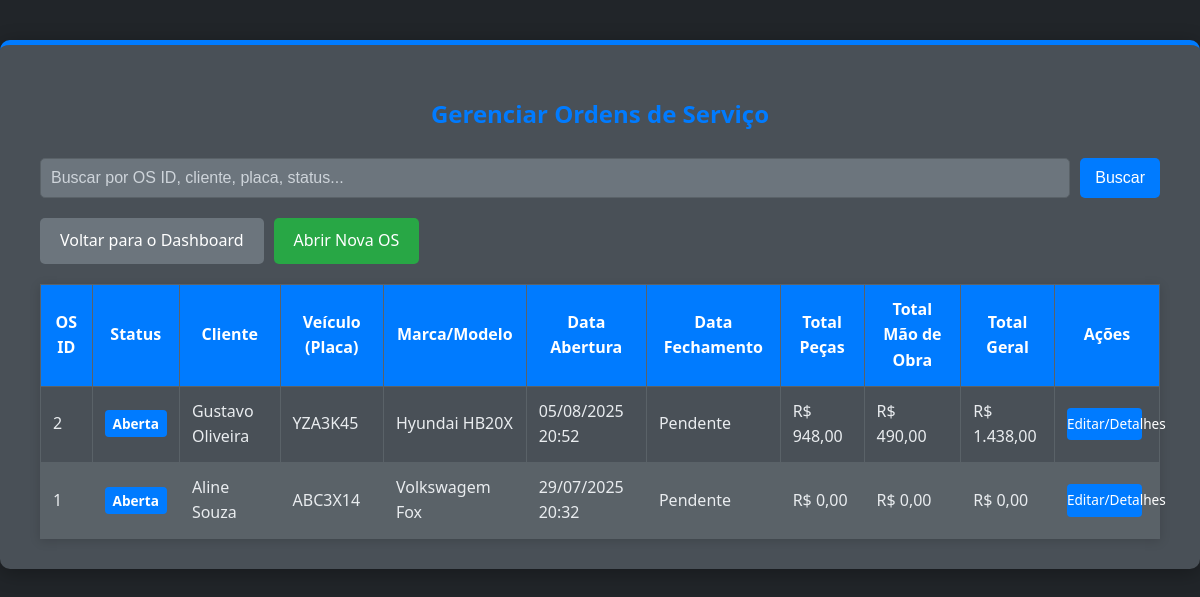
The page /os/listar_os.php (signed in) on the database its author committed.
### tables this page shows
CREATE TABLE `ordens_servico` (
  `id` int NOT NULL,
  `cliente_id` int NOT NULL,
  `data_abertura` datetime DEFAULT CURRENT_TIMESTAMP,
  `data_fechamento` datetime DEFAULT NULL,
  `problema_relatado` text,
  `diagnostico` text,
  `servicos_executados` text,
  `total_pecas` decimal(10,2) DEFAULT NULL,
  `total_mao_obra` decimal(10,2) DEFAULT NULL,
  `total_geral` decimal(10,2) DEFAULT NULL,
  `status` enum('aberta','em_andamento','aguardando_peca','concluida','cancelada') DEFAULT 'aberta',
  `veiculo_id` varchar(45) NOT NULL
);

CREATE TABLE `clientes` (
  `id` int NOT NULL,
  `nome` varchar(100) NOT NULL,
  `telefone` varchar(20) DEFAULT NULL,
  `email` varchar(100) DEFAULT NULL,
  `cpf_cnpj` varchar(20) DEFAULT NULL,
  `tipo_cliente` enum('PF','PJ') DEFAULT NULL,
  `endereco` text
);

CREATE TABLE `veiculos` (
  `id` int NOT NULL,
  `cliente_id` int NOT NULL,
  `marca` varchar(50) DEFAULT NULL,
  `modelo` varchar(50) DEFAULT NULL,
  `ano` int DEFAULT NULL,
  `placa` varchar(10) DEFAULT NULL,
  `chassi` varchar(50) DEFAULT NULL
);

### os/listar_os.php (the view, shortened to what this page needs)
<?php
$conn = new mysqli(DB_HOST, DB_USER, DB_PASS, DB_NAME);
$search_term = '';
$sql = "SELECT
            os.id AS os_id,
            os.data_abertura,
            os.data_fechamento,
            os.status,
            os.problema_relatado,
            os.diagnostico,
            os.servicos_executados,
            os.total_pecas,
            os.total_mao_obra,
            os.total_geral,
            c.nome AS cliente_nome,
            c.telefone AS cliente_telefone,
            v.placa AS veiculo_placa,
            v.marca AS veiculo_marca,
            v.modelo AS veiculo_modelo
        FROM
            ordens_servico os
        JOIN
            clientes c ON os.cliente_id = c.id
        JOIN
            veiculos v ON os.veiculo_id = v.id";
$sql .= " ORDER BY os.data_abertura DESC";
$stmt = $conn->prepare($sql);
$stmt->execute();
$result = $stmt->get_result();
$ordens_servico = [];
if ($result->num_rows > 0) {
    while($row = $result->fetch_assoc()) {
        $ordens_servico[] = $row;
    }
}
?>
<!DOCTYPE html>
<html lang="pt-BR">
<head>
    <link rel="stylesheet" href="../../css/style.css">
</head>
<body>
    <div class="container">
        <h2>Gerenciar Ordens de Serviço</h2>
        <div class="search-form">
            <form action="listar_os.php" method="GET" style="display: flex; width: 100%; gap: 10px;">
                <input type="text" name="search" placeholder="Buscar por OS ID, cliente, placa, status..." value="<?php echo htmlspecialchars($search_term); ?>">
                <button type="submit">Buscar</button>
            </form>
        </div>
        <div class="action-buttons">
            <a href="../mecanica/index.php">Voltar para o Dashboard</a>
            <a href="abrir_os.php" class="btn-add">Abrir Nova OS</a>
        </div>
        <?php if (empty($ordens_servico)): ?>
            <p class="no-records">Nenhuma Ordem de Serviço encontrada. <?php echo (!empty($search_term)) ? 'Tente uma busca diferente.' : ''; ?></p>
        <?php else: ?>
            <table>
                <thead>
                    <tr>
                        <th>OS ID</th>
                        <th>Status</th>
                        <th>Cliente</th>
                        <th>Veículo (Placa)</th>
                        <th>Marca/Modelo</th>
                        <th>Data Abertura</th>
                        <th>Data Fechamento</th>
                        <th>Total Peças</th>
                        <th>Total Mão de Obra</th>
                        <th>Total Geral</th>
                        <th>Ações</th>
                    </tr>
                </thead>
                <tbody>
                    <?php foreach ($ordens_servico as $os): ?>
                    <tr>
                        <td><?php echo htmlspecialchars($os['os_id']); ?></td>
                        <td><span class="status-<?php echo htmlspecialchars($os['status']); ?>"><?php echo htmlspecialchars(ucfirst(str_replace('_', ' ', $os['status']))); ?></span></td>
                        <td><?php echo htmlspecialchars($os['cliente_nome']); ?></td>
                        <td><?php echo htmlspecialchars($os['veiculo_placa']); ?></td>
                        <td><?php echo htmlspecialchars($os['veiculo_marca'] . ' ' . $os['veiculo_modelo']); ?></td>
                        <td><?php echo (new DateTime($os['data_abertura']))->format('d/m/Y H:i'); ?></td>
                        <td><?php echo !empty($os['data_fechamento']) ? (new DateTime($os['data_fechamento']))->format('d/m/Y H:i') : 'Pendente'; ?></td>
                        <td>R$ <?php echo htmlspecialchars(number_format($os['total_pecas'], 2, ',', '.')); ?></td>
                        <td>R$ <?php echo htmlspecialchars(number_format($os['total_mao_obra'], 2, ',', '.')); ?></td>
                        <td>R$ <?php echo htmlspecialchars(number_format($os['total_geral'], 2, ',', '.')); ?></td>
                        <td>
                            <a href="editar_os.php?id=<?php echo $os['os_id']; ?>" class="btn-edit-os">Editar/Detalhes</a>
                        </td>
                    </tr>
                    <?php endforeach; ?>
                </tbody>
            </table>
        <?php endif; ?>
    </div>
</body>
</html>

### css/style.css (style rules this page uses)
html, body { height: 100%; margin: 0; padding: 0; }
body { font-family: 'Segoe UI', Tahoma, Geneva, Verdana, sans-serif; background-color: #212529; color: #f8f9fa; line-height: 1.6; }
.container { background-color: #343a40; padding: 30px 40px; border-radius: 10px; box-shadow: 0 4px 20px rgba(0, 0, 0, 0.4); max-width: 1000px; margin: 40px auto; border-top: 5px solid #007bff; }
h1, h2, h3 { color: #007bff; text-align: center; margin-bottom: 25px; font-weight: 600; }
table { width: 100%; border-collapse: collapse; margin-top: 20px; box-shadow: 0 2px 10px rgba(0, 0, 0, 0.15); table-layout: auto; }
th, td { border: 1px solid #495057; padding: 12px; text-align: left; vertical-align: middle; word-wrap: break-word; color: #e9ecef; }
th { background-color: #6c757d; color: white; font-weight: 600; text-align: center; }
tr:nth-child(even) { background-color: #5a6268; }
.status-aberta { background-color: #007bff; color: white; padding: 4px 8px; border-radius: 4px; font-size: 0.85em; font-weight: bold; }
.btn-edit, .btn-delete, .btn-edit-os { width: 75px; padding: 6px 0; border-radius: 4px; text-decoration: none; color: white; font-size: 0.85em; white-space: nowrap; display: inline-block; text-align: center; box-sizing: border-box; transition: background-color 0.3s ease, transform 0.2s ease; line-height: 1.5; vertical-align: middle; }
.btn-edit-os { background-color: #007bff; margin-right: 5px; }

### os/listar_os.php (style rules this page uses)
.search-form { margin-bottom: 20px; display: flex; gap: 10px; align-items: center; }
.search-form input[type="text"] { flex-grow: 1; padding: 10px; border: 1px solid #5a6268; border-radius: 5px; font-size: 1em; background-color: #6c757d; color: #f8f9fa; }
.search-form input[type="text"]::placeholder { color: #ced4da; }
.search-form button { padding: 10px 15px; background-color: #007bff; color: white; border: none; border-radius: 5px; cursor: pointer; font-size: 1em; transition: background-color 0.3s ease; }
.container { background-color: #495057 !important; padding: 30px 40px; border-radius: 10px; box-shadow: 0 4px 20px rgba(0, 0, 0, 0.3); max-width: 1400px; margin: 40px auto; border-top: 5px solid #007bff; }
table { width: 100%; border-collapse: collapse; margin-top: 20px; box-shadow: 0 2px 10px rgba(0, 0, 0, 0.15); table-layout: auto; }
th, td { border: 1px solid #5a6268; padding: 12px; text-align: left; vertical-align: middle; word-wrap: break-word; color: #e9ecef; }
th { background-color: #007bff; color: white; font-weight: 600; text-align: center; }
tr:nth-child(even) { background-color: #5a6268; }
.action-buttons { margin-top: 20px; text-align: left; display: flex; gap: 10px; }
.action-buttons a { padding: 10px 20px; background-color: #6c757d; color: white; border-radius: 5px; text-decoration: none; transition: background-color 0.3s ease; }
.action-buttons a.btn-add { background-color: #28a745; }
.status-aberta { background-color: #007bff; color: white; padding: 4px 8px; border-radius: 4px; font-size: 0.85em; font-weight: bold; }
.btn-edit-os { width: 75px; padding: 6px 0; border-radius: 4px; text-decoration: none; color: white; font-size: 0.85em; white-space: nowrap; display: inline-block; text-align: center; box-sizing: border-box; background-color: #007bff; margin-right: 5px; transition: background-color 0.3s ease, transform 0.2s ease; line-height: 1.5; vertical-align: middle; }

### rows shown on the page
ordens_servico: id "2", status "Aberta", cliente.nome "Gustavo Oliveira", veiculo.placa "YZA3K45", veiculo.modelo "Hyundai HB20X", data_abertura "05/08/2025 20:52", shows "Pendente", total_pecas "948,00", total_mao_obra "490,00", total_geral "1.438,00"
ordens_servico: id "1", status "Aberta", cliente.nome "Aline Souza", veiculo.placa "ABC3X14", veiculo.modelo "Volkswagem Fox", data_abertura "29/07/2025 20:32", shows "Pendente", total_pecas "0,00", total_mao_obra "0,00", total_geral "0,00"
